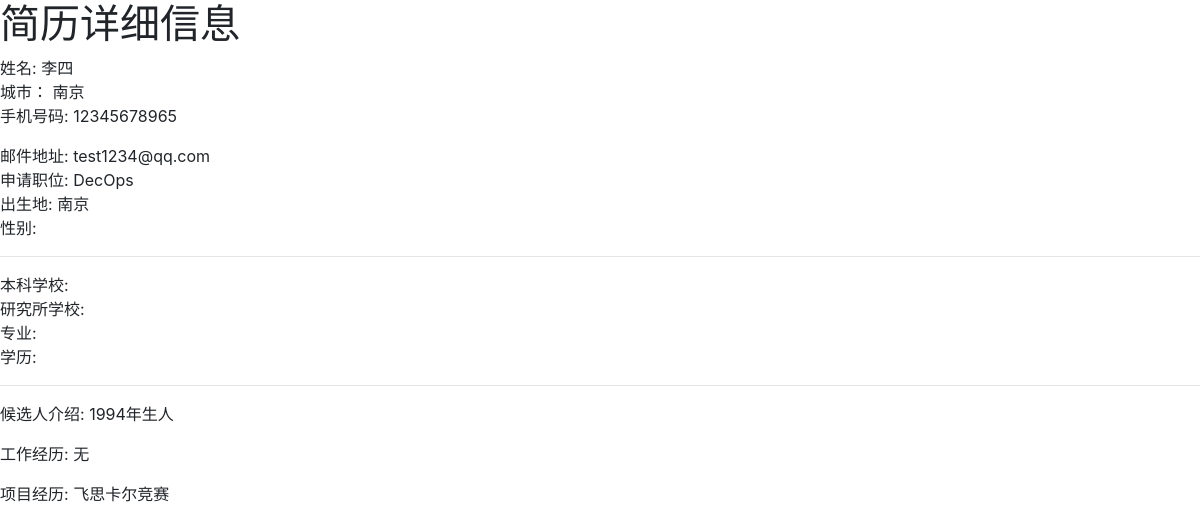
Before: /resume/2/ with the older database file.
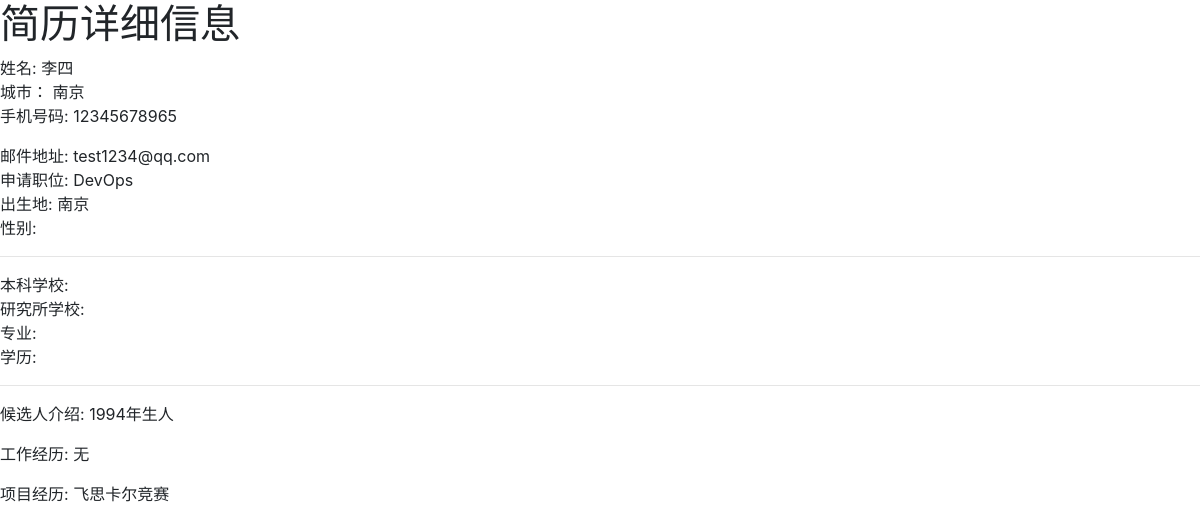
After: the same page with the newer database file.
### jobs/models.py (models this page shows, shortened)
class Resume(models.Model):
    username = models.CharField(max_length=135, verbose_name='姓名')
    applicant = models.ForeignKey(User, verbose_name="申请人", null=True, on_delete=models.SET_NULL)
    city = models.CharField(max_length=135, verbose_name='城市')
    phone = models.CharField(max_length=135, verbose_name='手机号码')
    email = models.EmailField(max_length=135, blank=True, verbose_name='邮箱')
    apply_position = models.CharField(max_length=135, blank=True, verbose_name='应聘职位')
    born_address = models.CharField(max_length=135, blank=True, verbose_name='生源地')
    gender = models.CharField(max_length=135, blank=True, verbose_name='性别')
    picture = models.ImageField(upload_to='images/', blank=True, verbose_name='个人照片')
    attachment = models.FileField(upload_to='file/', blank=True, verbose_name='简历附件')
    bachelor_school = models.CharField(max_length=135, blank=True, verbose_name='本科学校')
    master_school = models.CharField(max_length=135, blank=True, verbose_name='研究生学校')
    doctor_school = models.CharField(max_length=135, blank=True, verbose_name='博士生学校')
    major = models.CharField(max_length=135, blank=True, verbose_name='专业')
    degree = models.CharField(max_length=135, choices=DEGREE_TYPE, blank=True, verbose_name='学历')
    created_date = models.DateTimeField(verbose_name="创建日期", default=datetime.now)
    modified_date = models.DateTimeField(verbose_name="修改日期", auto_now=True)
    candidate_introduction = models.TextField(max_length=1024, blank=True, verbose_name=u'自我介绍')
    work_experience = models.TextField(max_length=1024, blank=True, verbose_name=u'工作经历')
    project_experience = models.TextField(max_length=1024, blank=True, verbose_name=u'项目经历')
    class Meta:
        verbose_name = '简历'
        verbose_name_plural = '简历列表'

### jobs/views.py (the view)
# urls.py: path(r'resume/<int:pk>/', views.ResumeDetailView.as_view(), name='resume_detail'),
class ResumeDetailView(DetailView):
    model = Resume
    template_name = 'resume_detail.html'

### interview/performance.py (called while the page is built)
def performance_logger_middleware(get_response):
    def middleware(request):
        start_time = time.time()
        response = get_response(request)
        duration = (time.time() - start_time)*1000
        response['X-Page-Duration-ms'] = duration
        logger.info('%s  %s  %s' % (duration, request.path, request.GET.dict()))
        return response
    return middleware

### jobs/templates/resume_detail.html (shortened to what this page needs)
{% load bootstrap4 %}
{% bootstrap_css %}
<h1>简历详细信息 </h1>
<div> 姓名: {{ object.username }} </div> <div>城市： {{ object.city }}</div> <div>手机号码: {{ object.phone }}</div>
<div>邮件地址: {{ object.email}}</div>
<div>申请职位: {{ object.apply_position}}</div>
<div>出生地: {{ object.born_address}}</div>
<div>性别: {{ object.gender}}</div>
<hr>
<div>本科学校: {{ object.bachelor_school}}</div>
<div>研究所学校: {{ object.master_school}}</div>
<div>专业: {{ object.major}}</div>
<div>学历: {{ object.degree}}</div>
<hr>
<p>候选人介绍: {{ object.candidate_introduction}}</p>
<p>工作经历: {{ object.work_experience}}</p>
<p>项目经历: {{ object.project_experience}}</p>

Changed rows visible on the page:
changed Resume "李四": apply_position "DecOps" → "DevOps"
